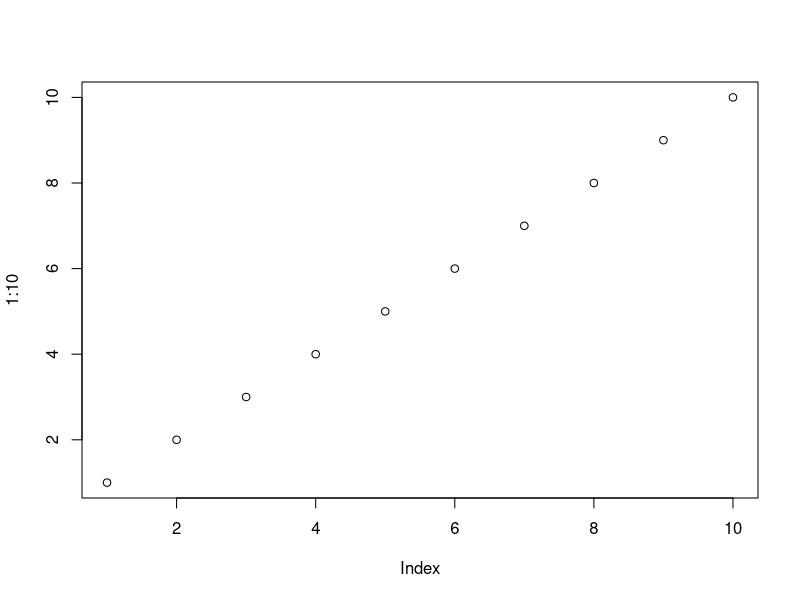
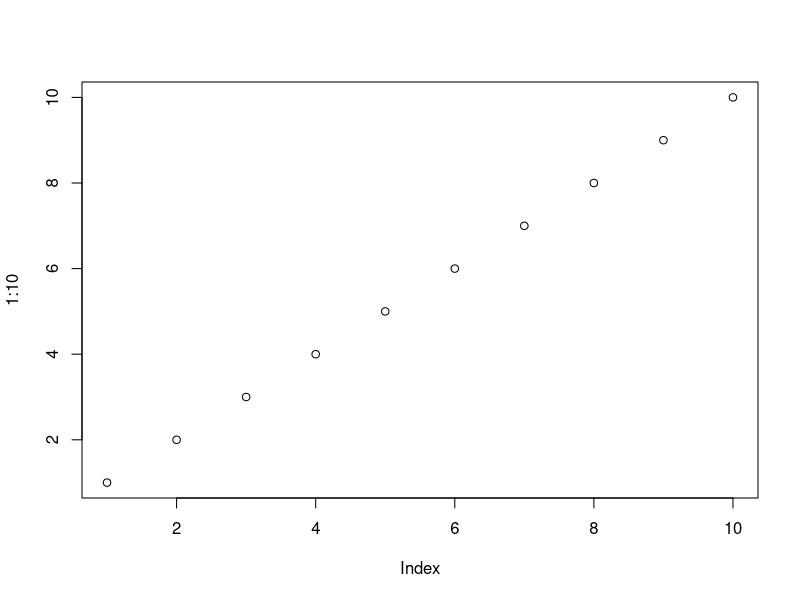
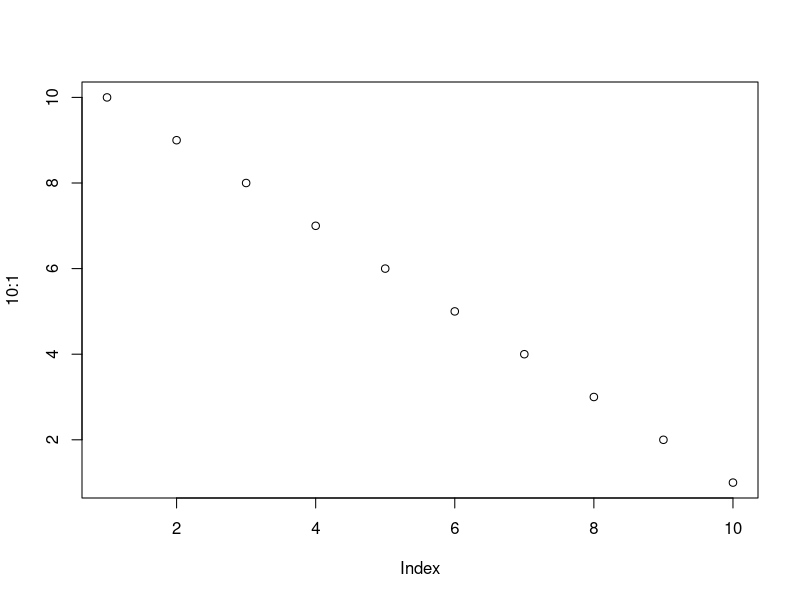

The R script that drew these images, in order:
## ---- chunk 1
knitr::opts_chunk$set(
  collapse = TRUE,
  comment = "#>"
)
## ---- chunk 2
plot(1:10)
#plot(10:1)
## ---- chunk 3
plot(1:10)
plot(10:1)
